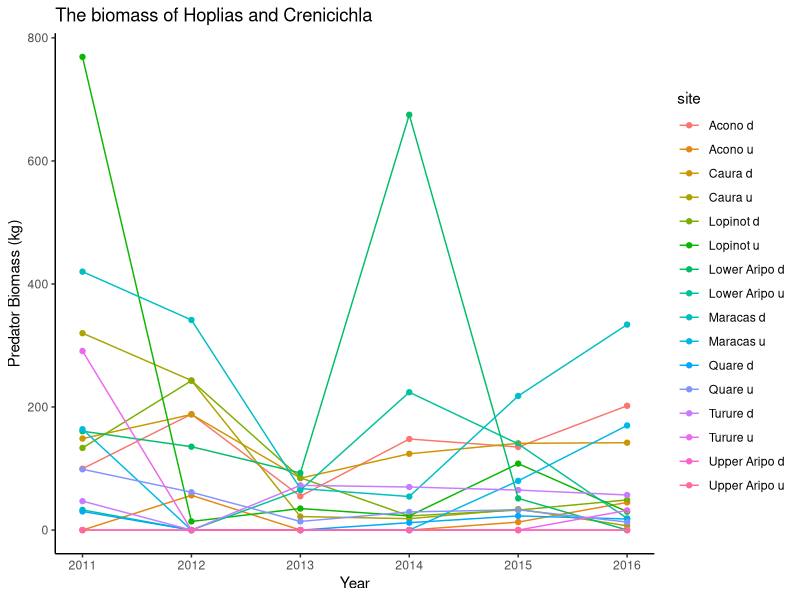

Here is the R script that generated this plot:
## ---- chunk 1
library(dplyr)
library(tidyr)
library(ggplot2)
library(lme4)

setwd("C:\\Users\\faj\\Documents\\OneDrive for Business\\research\\FishPredation\\Data")

#preparing data 

fishDataAll <- read.csv("Fish data June 2017.csv")

selectMonths <- c("07", "08")# i am selecting out these months because then i can use the last timepoint 


#select data from only the July and Auguest, and remove first year 
SelectData <- fishDataAll %>% 
	separate(date, c("Day", "Month", "Year"), sep = "/") %>%
	filter(Year != 2010)%>%
	filter(Month %in% selectMonths)

fishData <- data.frame(SelectData)

#calculate biomass
fishData$TotBiomass <- (fishData$numbercaught + fishData$numberseen)* fishData$weight


#calculating percentage abundance
TotBioSite<- fishData %>% 
	group_by(site, Year) %>%
	summarise(BiomasSiteSum = sum(TotBiomass, na.rm=TRUE))

siteBiomass <- data.frame(TotBioSite)
## ---- chunk 2

#sum biomass per site and year
predatorsBioN <- fishData %>% 
	filter(species == "Hoplias malabaricus" | species == "Crenicichla frenata") %>%
	group_by(site, Year) %>%
	summarise(BiomassSum = sum(TotBiomass))

predatorsBio <- data.frame(predatorsBioN)
predatorsBio$Year <- as.numeric(predatorsBio$Year)
siteBiomass$Year <- as.numeric(siteBiomass$Year)

FishDataTot <- merge(siteBiomass, predatorsBio, by = c("site" ,"Year"),all=TRUE) # this makes sure i 
#know what years had no predators recoreded in 
head(FishDataTot)
FishDataTot$BiomassSum[is.na(FishDataTot$BiomassSum)] <- 0

#add mean centered year for further analysis
meanYear <-summarise(FishDataTot, meanYear = mean(Year)) 
FishDataTot$meanYear <- meanYear[1,]
FishDataTot$meanCentredYear <-  FishDataTot$Year - FishDataTot$meanYear	

BioPlot <- ggplot(FishDataTot, aes(x = Year, y = BiomassSum, col = site, group = site))
BioPlot + geom_point() +
	geom_line() +
	theme_classic() +
	labs(title="The biomass of Hoplias and Crenicichla", y = "Predator Biomass (kg)")

## ---- chunk 3
##look at coefficients of variation 
#-------------------------------

#variation between sites
cvSitesb <- FishDataTot %>%
  group_by(site) %>%
  summarise(meanSite = mean(BiomassSum, na.rm=TRUE), sdSite = sd(BiomassSum, na.rm=TRUE))%>%
  mutate(cvSite = sdSite/meanSite)
cvSitesBio <- data.frame(cvSitesb)

#variation between years
cvYearb <- FishDataTot %>%
  group_by(Year) %>%
  summarise(meanYear = mean(BiomassSum, na.rm=TRUE), sdYear = sd(BiomassSum, na.rm=TRUE))%>%
  mutate(cvSite = sdYear/meanYear)
cvYearBio <- data.frame(cvYearb)

## ---- chunk 4

##try a mixed model for biomass
#-------------------------------
bioM1 <- lmer(BiomassSum ~ meanCentredYear + (1|site), data = FishDataTot)
summary(bioM1)


